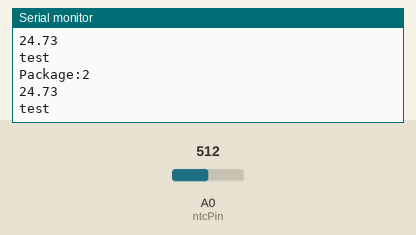
A sketch run on a simulated Arduino Uno, built with avr-gcc and run on an emulated ATmega328P. On the bench: the last lines printed to the serial monitor. The inputs (shaded band) are chosen by the test bench; at power-on: A0 (ntcPin) = 512. No radio packets arrive unless stated.

Above: at 3.2 s.
3.3 s: A0 (ntcPin) set to 716
At 4.6 s:
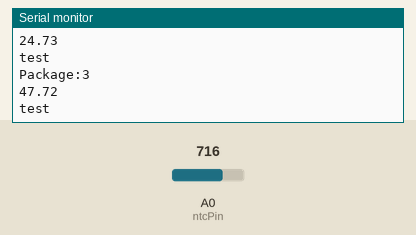
4.8 s: A0 (ntcPin) set to 900
At 5.8 s:
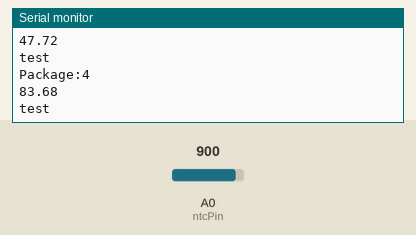
Timing chart, 0 to 7.8 s (numbered marks = the images above; inputs shaded):
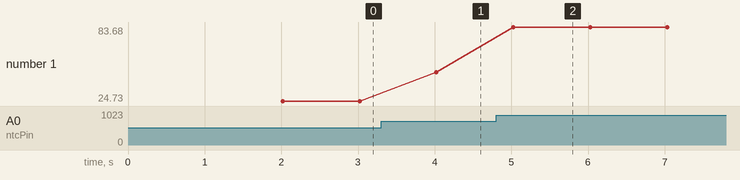

The sketch:

sender.ino
```cpp
/*
 *Skeč za potrebe članka u Svetu Kompjutera
 *Author: Petrović Dejan
 *Date: 01/01/2019
 */
#include <SPI.h>
#include "RF24.h"

RF24 myRadio (7, 8);
byte addresses[][6] = {"0"};
// struktura paketa
struct package
{
  int id=1; // redni broj poslatih paketa
  float temperature = 0; // promenljiva koja će prihvatiti temperaturu
  char  text[100] = "test";//možemo poslati tekst po potrebi
};


typedef struct package Package;
Package data;
//neophodno za termistor
int ntcPin = A0;
int Vout;
float R1 = 10000;
float R2, Tk, Tc;
float Ac = 1.009249522e-03, Bc = 2.378405444e-04, Cc = 2.019202697e-07;

void setup()
{
  Serial.begin(9600);
  delay(1000);
  myRadio.begin();
  myRadio.setChannel(115);
  myRadio.setPALevel(RF24_PA_MAX); //predajnu snagu stavljamo na MAX
  myRadio.setDataRate( RF24_250KBPS ) ; //data rate ide na najmanje radi povećanja dometa
  myRadio.openWritingPipe( addresses[0]);
  delay(1000);
}

void loop()
{
  //računamo temperaturu
  Vout=analogRead(ntcPin);
  R2 = R1 * (1023.0 / (float)Vout - 1.0);
  Tk = (1.0 / (Ac + Bc*log(R2) + Cc*log(R2)*log(R2)*log(R2)));
  data.temperature = Tk - 273.15;
  //šaljemo paket, pri tom ispisujemo podatke na serijskom monitoru radi debagovanja, ovo se može isključiti
  myRadio.write(&data, sizeof(data));
  Serial.print("\nPackage:");
  Serial.print(data.id);
  Serial.print("\n");
  Serial.println(data.temperature);
  Serial.println(data.text);

  //Serial.println(Tc);
  //uvećavamo id u svakom loop-u za 1
  data.id = data.id + 1;
  delay(1000);

}
```

Measured:
- after the input at 3.3 s, the serial monitor: prints a new line after 0.72 s (image 1)
- after the input at 4.8 s, the serial monitor: prints a new line after 0.23 s (image 2)
- plotted number 1: 24.73 → 47.72 after the input at 3.3 s, 47.72 → 83.68 after the input at 4.8 s
